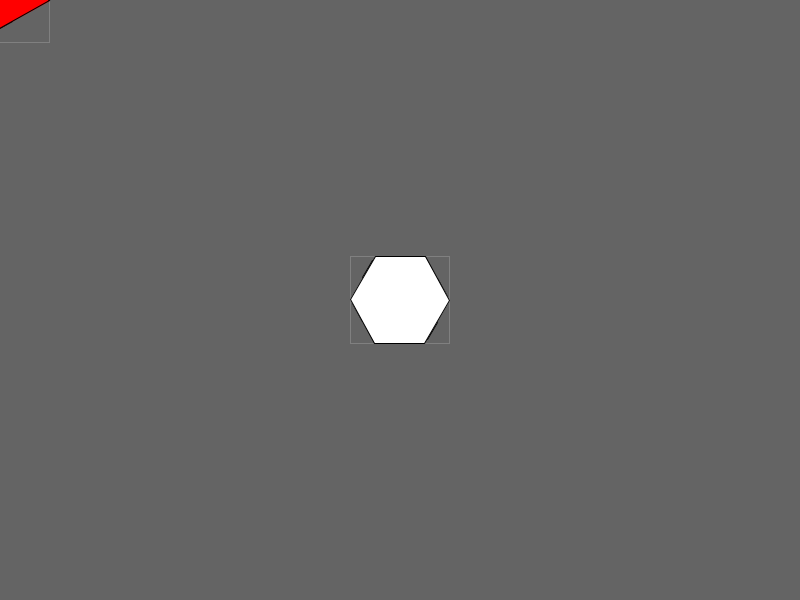
Frame 1 (no input)
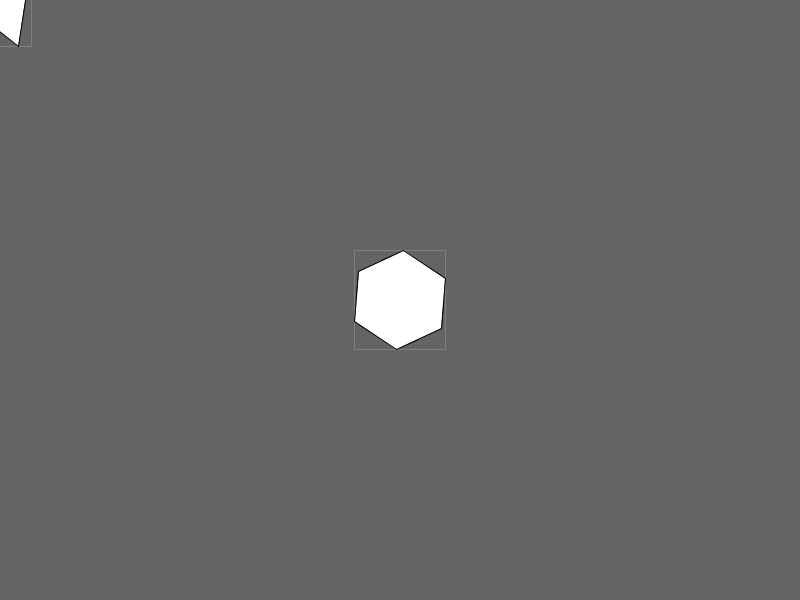
Frame 60 (the mouse pressed at the canvas centre just before this capture)
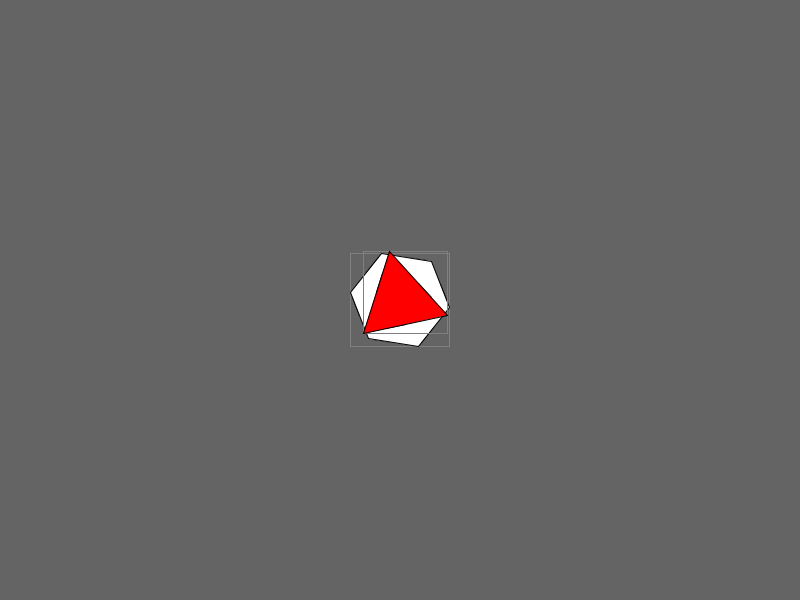
Frame 120 (the mouse held since frame 60 and released just before this capture)

The Processing sketch that drew these frames (run headless with seeded random() and noise(); from frame 60 on, the mouse is pressed at the canvas centre):

// Processing sketch: PolygonCollision
// ── PolygonCollision.pde
Polygon gon1;
Polygon gon2;

void setup() {
  size(800, 600);
  gon1 = new Polygon(6);
  gon2 = new Polygon(3);
}

// the game loop:
void draw() {
  
  gon2.rotation += .01;
  gon2.position.x = mouseX;
  gon2.position.y = mouseY;
  
  gon2.isColliding = gon1.doesOverlap(gon2);
  
  // update:
  gon1.update();
  gon2.update();

  // draw:
  background(100);
  gon1.draw();
  gon2.draw();
}

// ── MinMax.pde
class MinMax{
  float min = 0;
  float max = 0;
  
  MinMax(){
    this(0);
  }
  
  MinMax(float v){
    this(v, v);
  }
  
  MinMax(float min, float max){
    this.min = min;
    this.max = max;
  }
}

// ── Polygon.pde
class Polygon {

  // transform:

  PVector position = new PVector(); // 0,0
  float rotation = 0;
  float scale = 1;

  // local-space position:
  ArrayList<PVector> pts = new ArrayList<PVector>();

  // cached values:

  // world-space points:
  ArrayList<PVector> wpts = new ArrayList<PVector>();

  // 
  ArrayList<PVector> dirs = new ArrayList<PVector>();

  PVector min = new PVector();
  PVector max = new PVector();

  boolean isColliding = false;

  Polygon(int steps) {

    position.x = width/2;
    position.y = height/2;

    // add points to array:
    for (int i = 0; i < steps; i++) {
      float radians = TWO_PI * i / (float) steps;
      float mag = 50;

      pts.add(new PVector(
        mag * cos(radians), 
        mag * sin(radians)
        ));
    }
  }

  void update() {
    rotation += .01;
    cacheValues();
  }
  void cacheValues() {

    // make the 3x3 transform matrix:
    PMatrix2D xform = new PMatrix2D();
    xform.translate(position.x, position.y);
    xform.rotate(rotation);
    xform.scale(scale);

    // calculates the world-position of each point:
    wpts.clear();
    for (PVector p : pts) {
      PVector temp = new PVector();
      xform.mult(p, temp);
      wpts.add(temp);
    }

    dirs.clear();
    // find min/max:
    int i = 0;
    for (PVector p : wpts) {
      if (i==0 || p.x>max.x) max.x = p.x;
      if (i==0 || p.x<min.x) min.x = p.x;
      if (i==0 || p.y>max.y) max.y = p.y;
      if (i==0 || p.y<min.y) min.y = p.y;
      {
        PVector p0 = wpts.get(i==0 ? wpts.size() - 1:i-1);
        PVector p1 = wpts.get(i);
        PVector d = PVector.sub(p1, p0); // p1 - p0
        d.normalize();
        //d = new PVector(d.y, -d.x);
        //d = new PVector(-d.y, d.x);
        dirs.add(d);
      }
      i++;
    }
  }

  boolean doesOverlap(Polygon gon) {
    //AABB:
    if (this.min.x > gon.max.x) return false; // this is to the RIGHT of the other
    if (this.max.x < gon.min.x) return false; // this is to the LEFT of the other

    if (this.min.y > gon.max.y) return false; // this is BELOW the other
    if (this.max.y < gon.min.y) return false; // this is ABOVE the other

    ArrayList<PVector> axes = new ArrayList<PVector>();
    axes.addAll(this.dirs);
    axes.addAll(gon.dirs);

    for (PVector axis : axes) {
      MinMax a = this.projectOn(axis);
      MinMax b = gon.projectOn(axis);

      if (a.min > b.max) return false;
      if (a.max < b.min) return false;
    }

    //TODO: check every axis
    //TODO: project every point onto every axis, look for gap

    return true;
  }

  MinMax projectOn(PVector axis) {
    MinMax mm = new MinMax();
    int i = 0;
    for (PVector p : wpts) {
      float value = PVector.dot(axis, p);
      if (i == 0 || value < mm.min )mm.min = value;
      if (i == 0 || value > mm.max) mm.max = value;
      i++;
    }
    return mm;
  }

  void draw() {
    noFill();
    stroke(128);
    rect(min.x, min.y, max.x - min.x, max.y - min.y);
    stroke(0);
    if (isColliding) fill(255, 0, 0);
    else fill(255);
    beginShape();
    int i = 0;
    for (PVector p : wpts) {
      vertex(p.x, p.y);
      PVector p0 = wpts.get(i==0?wpts.size()-1 : i-1);
      PVector mid = PVector.div(PVector.add(p, p0), 2);
      PVector d = dirs.get(i);
      line(mid.x, mid.y, mid.x + d.x * 20, mid.y + d.y * 20);
      i++;
    }
    endShape(CLOSE);
  }
}
